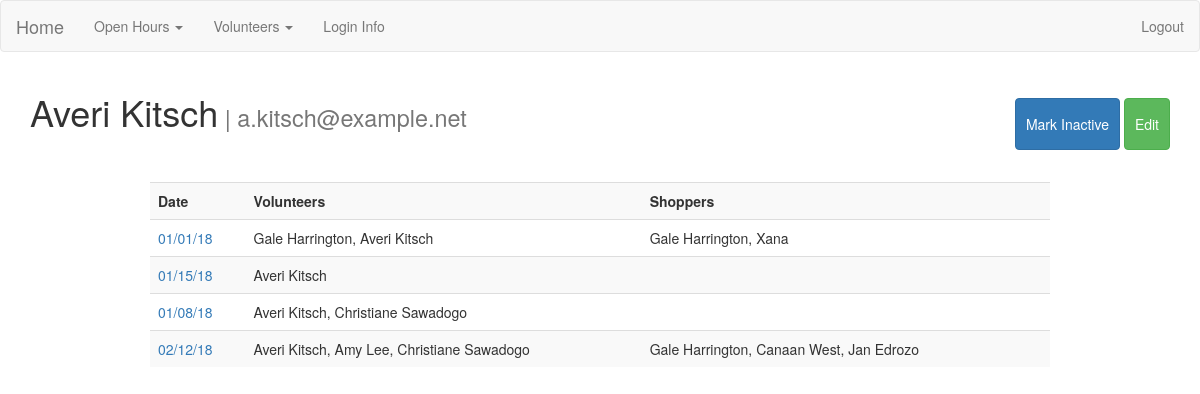
Before: /volunteers/3 (signed in) with the older database file.
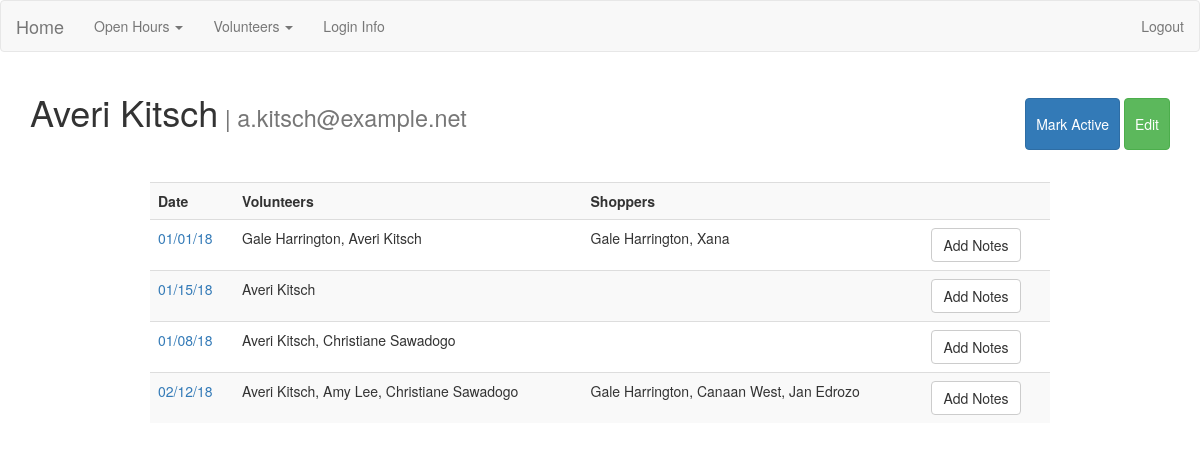
After: the same page with the newer database file.
### app/models.py (models this page shows, shortened)
class Openhour(db.Model):
    id = db.Column(db.Integer(), primary_key=True)
    date = db.Column(db.DateTime(), unique=True)
    posted = db.Column(db.Boolean)
    volunteers = db.relationship('Volunteer', secondary=openhour_volunteers, backref='openhourvols', lazy='dynamic')
    shoppers = db.relationship('Volunteer', secondary=openhour_shoppers, backref='openhourshoppers', lazy='dynamic' )
    notes = db.relationship('Note', backref='openhournotes', lazy=True)

### app/volunteers/views.py (the view)
@volunteers_blueprint.route('/<string:id>')
@admin_logged_in
def show_volunteer(id):
    volunteer = Volunteer.query.get(id)
    openhours = volunteer.openhours
    return render_template('volunteer.html', volunteer=volunteer, openhours=openhours)

### app/login_helpers.py (called while the page is built)
def admin_logged_in(f):
    @wraps(f)
    def wrap(*args, **kwargs):
        if 'user' in session and session['user']=='admin':
            return f(*args, **kwargs)
        else:
            flash('You must have admin privileges to complete this action', 'danger')
            return redirect(url_for('index'))
    return wrap

### app/volunteers/templates/volunteer.html
{% extends 'layout.html' %}
{% block body %}
<div class="header-inline">
  <h1>{{ volunteer.name }}<small> | {{ volunteer.email }} </small></h1>
  <div>
    {% if volunteer.active == True %}
      <a class="btn btn-primary" href="{{url_for('volunteers.change_status', id=volunteer.id)}}">Mark Inactive</a>
    {% else %}
      <a class="btn btn-primary" href="{{url_for('volunteers.change_status', id=volunteer.id)}}">Mark Active</a>
    {% endif %}
    <a class="btn btn-success" href="{{url_for('volunteers.edit_volunteer', id=volunteer.id)}}">Edit</a>
  </div>
</div>
</div>
  <table class="table table-striped">
    <tr>
      <th>Date</th>
      <th>Volunteers</th>
      <th>Shoppers</th>
      <th></th>
    </tr>
    {% for openhour in openhours %}
      <tr>
        <td><a href="{{url_for('openhours.show_openhour', id=openhour.id)}}">{{ openhour.date.strftime('%m/%d/%y') }}</a></td>
        <td>
          {% for volunteer in openhour.volunteers %}
            <span> {{volunteer.name}}{{ "," if not loop.last }}</span>
          {% endfor %}
        </td>
        <td>
          {% for shopper in openhour.shoppers %}
            <span>{{shopper.name}}{{ "," if not loop.last }}</span>
          {% endfor %}
        </td>
        {% if not openhour.notes %}
          <td><a class="btn btn-default" href="{{ url_for('openhours.new_notes', id=openhour.id)}}">Add Notes</a></td>
        {% else %}
          <td></td>
        {% endif %}
    </tr>
  {% endfor %}
  </table>
{% endblock %}

Changed rows visible on the page:
changed Volunteer "Averi Kitsch": active True → False (drawn)
shown differently, row unchanged: Openhour (number 1 of 4 on the later page): now shows "Add Notes"
shown differently, row unchanged: Openhour (number 2 of 4 on the later page): now shows "Add Notes"
shown differently, row unchanged: Openhour (number 3 of 4 on the later page): now shows "Add Notes"
shown differently, row unchanged: Openhour (number 4 of 4 on the later page): now shows "Add Notes"
Other visible differences:
text no longer shown: "Mark Inactive"
text now shown: "Mark Active"
